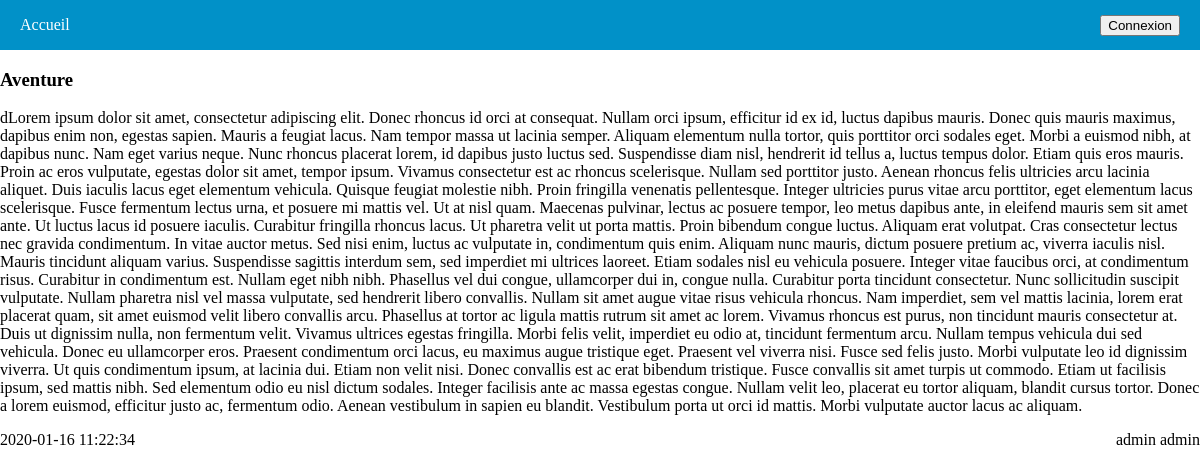
The page /Article/Aventure on the database its author committed.
### tables this page shows
CREATE TABLE IF NOT EXISTS `articles` (
  `id` int(11) NOT NULL AUTO_INCREMENT,
  `title` varchar(45) DEFAULT NULL,
  `content` text,
  `date` datetime DEFAULT NULL,
  `slug` varchar(100) DEFAULT NULL,
  `onligne` tinyint(4) DEFAULT NULL,
  `autor` int(11) NOT NULL,
  PRIMARY KEY (`id`),
  KEY `fk_articles_users_idx` (`autor`)
);

CREATE TABLE IF NOT EXISTS `users` (
  `id` int(11) NOT NULL AUTO_INCREMENT,
  `firstname` varchar(45) NOT NULL,
  `lastname` varchar(45) NOT NULL,
  `login` varchar(45) NOT NULL,
  `password` varchar(45) NOT NULL,
  `email` varchar(100) NOT NULL,
  `rang` int(11) NOT NULL,
  PRIMARY KEY (`id`),
  KEY `fk_users_rangs1_idx` (`rang`)
);

### controllers/BaseController.php (called while the page is built, shortened)
<?php
class BaseController
{
    public function template($view,$tab = null,$titlePage = null)
    {
        include($view);
        require_once('views/template.php');
    }
}

### controllers/ControllerArticles.php (called while the page is built, shortened)
<?php
class ControllerArticles extends BaseController
{
    public function getArticleBySlug($slug)
    {
        $slug = $slug['slug'];
        $tab = [];
        $tab['article'] = $this->_articleManager->getArticleBySlug($slug);
        $tab['comments'] = $this->_commentManager->getCommentsByArticle($tab['article']->getId());
        $tab['isConnect'] = $this->_userManager->isConnect();
        $titlePage = $tab['article']->getTitle();
        $this->template('views/viewArticle.php',$tab,$titlePage);
    }
}

### index.php (called while the page is built, shortened)
<?php
$router = new Router();
$router->findRoute($_SERVER['REQUEST_URI']);

### models/ArticleManager.php (called while the page is built, shortened)
<?php
class ArticleManager extends Model
{
    function getArticleBySlug(string $slug)
    {
        $bdd = $this->getBdd();
        $req = $bdd->prepare('SELECT articles.id, articles.title, articles.content, articles.date, articles.onligne, articles.slug, articles.autor, users.lastname, users.firstname
        FROM articles
        JOIN users
        ON articles.autor = users.id
        WHERE slug = :slug');
        $req->bindParam(':slug',$slug,PDO::PARAM_STR);
        $req->execute();
        return $req->fetchObject('Article');
    }
}

### models/Article.php (called while the page is built, shortened)
<?php
class Article{
    private $title;
    private $content;
    private $date;
    private $lastname;
    private $firstname;
    public function getTitle(){
        return $this->title;
    }
    public function getContent(){
        return $this->content;
    }
    public function getDate(){
        return $this->date;
    }
    public function getFirstName(){
        return $this->firstname;
    }
    public function getLastName(){
        return $this->lastname;
    }
}

### views/viewArticle.php (the view, shortened to what this page needs)
<article>
    <h3><?= $tab['article']->getTitle(); ?></h3>
    <p><?= $tab['article']->getContent(); ?></p>
    <div class='infoArticle flex'>
        <div class="dateArticle"><?= $tab['article']->getDate(); ?></div>
        <div class="autorArticle"><?= $tab['article']->getFirstName().' '.$tab['article']->getLastName(); ?></div>
    </div>
</article>

### public/css/style.css (style rules this page uses)
body,html { margin: 0; padding: 0; }
.infoArticle { justify-content: space-between; }
.flex { display: flex; }

### rows shown on the page
articles: title "Aventure", content "dLorem ipsum dolor sit amet, consectetur adipiscing elit. Donec rhoncus id orci at consequat. Nullam orci ipsum, efficitur id ex id, luctus dapibus mauris. Donec quis mauris maximus, dapibus enim non, egestas sapien. Mauris a feugiat lacus. Nam tempor massa ut lacinia semper. Aliquam elementum nulla tortor, quis porttitor orci sodales eget. Morbi a euismod nibh, at dapibus nunc. Nam eget varius neque. Nunc rhoncus placerat lorem, id dapibus justo luctus sed. Suspendisse diam nisl, hendrerit id tellus a, luctus tempus dolor. Etiam quis eros mauris. Proin ac eros vulputate, egestas dolor sit amet, tempor ipsum. Vivamus consectetur est ac rhoncus scelerisque. Nullam sed porttitor justo. Aenean…", date "2020-01-16 11:22:34", autor.firstname "admin", autor.lastname "admin"
